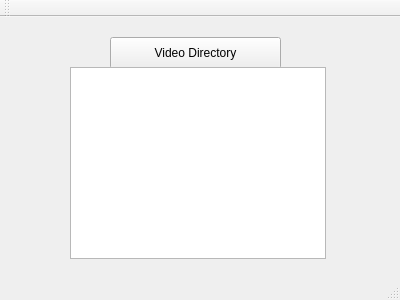
<?xml version="1.0" encoding="UTF-8"?>
<ui version="4.0">
 <class>MainWindow</class>
 <widget class="QMainWindow" name="MainWindow">
  <property name="geometry">
   <rect>
    <x>0</x>
    <y>0</y>
    <width>400</width>
    <height>300</height>
   </rect>
  </property>
  <property name="windowTitle">
   <string>MainWindow</string>
  </property>
  <widget class="QWidget" name="centralWidget">
   <widget class="QPushButton" name="PathBtn">
    <property name="geometry">
     <rect>
      <x>110</x>
      <y>20</y>
      <width>171</width>
      <height>32</height>
     </rect>
    </property>
    <property name="text">
     <string>Video Directory</string>
    </property>
   </widget>
   <widget class="QTextBrowser" name="textBrowser">
    <property name="geometry">
     <rect>
      <x>70</x>
      <y>50</y>
      <width>256</width>
      <height>192</height>
     </rect>
    </property>
   </widget>
  </widget>
  <widget class="QMenuBar" name="menuBar">
   <property name="geometry">
    <rect>
     <x>0</x>
     <y>0</y>
     <width>400</width>
     <height>22</height>
    </rect>
   </property>
  </widget>
  <widget class="QToolBar" name="mainToolBar">
   <attribute name="toolBarArea">
    <enum>TopToolBarArea</enum>
   </attribute>
   <attribute name="toolBarBreak">
    <bool>false</bool>
   </attribute>
  </widget>
  <widget class="QStatusBar" name="statusBar"/>
 </widget>
 <layoutdefault spacing="6" margin="11"/>
 <resources/>
 <connections/>
</ui>
